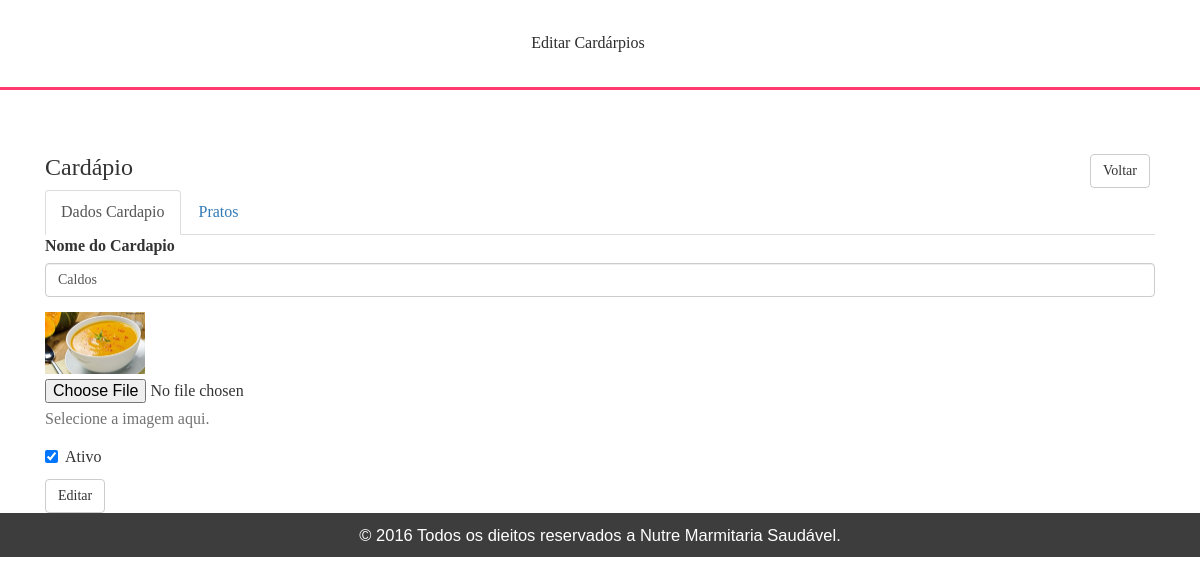
Screenshot of /admin/editcardapio.php?id=4 (signed in) with the database file from the repository.
### tables this page shows
CREATE TABLE IF NOT EXISTS `cardapio` (
  `id` int(11) NOT NULL AUTO_INCREMENT,
  `nome` varchar(64) NOT NULL,
  `imagem` varchar(128) NOT NULL,
  `status` int(11) DEFAULT '1',
  PRIMARY KEY (`id`)
);

### admin/classes/cardapioController.php (called while the page is built, shortened)
<?php
class CardapioController{
    public function getCardapio($id){
        include ($_SERVER['DOCUMENT_ROOT']."/php/config/connect.php");
        $sql = "SELECT * FROM cardapio WHERE id='".$id."'";
        $result = $conn->query($sql);
        $cardapio = $result->fetch_assoc();
        return $cardapio;
    }
}
?>

### admin/editcardapio.php (the view, shortened to what this page needs)
<?php
include ("classes/cardapioController.php");
$cardapioController = new CardapioController();
$cardapio = $cardapioController->getCardapio($_GET['id']);
?>
<!DOCTYPE HTML>
<html>
<head>
<link href="../css/bootstrap.css" rel="stylesheet" type="text/css" media="all">
<link href="../css/style.css" rel="stylesheet" type="text/css" media="all"/>
		<link href="../css/animate.css" rel="stylesheet" type="text/css" media="all">
</head>
<div class="navgation">
	<div class="fixed-header">
				<div class="top-nav">
					<ul>
						<li><a href="adminindex.php" class="active">Editar Cardárpios</a></li>
					</ul>
				</div>
			</div>
		</div>
<body>
<div class="container">
    <div class="single">
        <div>
			<div class="row">
                <div class="col-md-11">
                    <h3>Cardápio</h3>
                </div>
                <div class="col-md-1">
                    <a class="btn btn-default" href="adminindex.php" role="button">Voltar</a>
                </div>
            </div>
            <ul class="nav nav-tabs" role="tablist">
                <li role="presentation" class="active"><a href="#home" aria-controls="home" role="tab" data-toggle="tab">Dados Cardapio</a></li>
                <li role="presentation"><a href="#pratos" aria-controls="pratos" role="tab" data-toggle="tab">Pratos</a></li>
            </ul>
            <div class="tab-content">
                <div role="tabpanel" class="tab-pane active" id="home">
                    <form action="editcardapioform.php" method="post" enctype="multipart/form-data">
                    <div class="form-group">
                        <label for="nomeCardapio">Nome do Cardapio</label>
                        <input type="text" class="form-control" id="nomeCardapio" name="nomeCardapio" placeholder="Cardapio" value="<?php echo $cardapio['nome']?>" >
                    </div>
                    <div class="form-group">
                        <label for="imagemCardapio">
                        <?php
                        if ($cardapio['imagem']){
                            echo '<img src="../images/'.$cardapio['imagem'].'" width="100px" />';
                        }else{
                            echo 'Sem imagem';
                        }
                        ?>
                        </label>
                        <input type="file" id="imagemCardapio" name="imagemCardapio">
                        <p class="help-block">Selecione a imagem aqui.</p>
                    </div>
                    <div class="checkbox">
                        <label>
                        <input id="statusCardapio" name="statusCardapio" type="checkbox" <?php echo $cardapio['status'] == '1' ? 'checked' : '' ?>> Ativo </label>
                    </div>
                    <button type="submit" class="btn btn-default">Editar</button>
                    </form>
                </div>
            </div>
        </div>
    </div>
</div>
<div class="footer">
	<div class="container">
		<div class="footer-main">
			<div class="col-md-4 footer-grid  wow bounceIn" data-wow-delay="0.4s">
		</div>
		<div class="copyright">
				<p>© 2016 Todos os dieitos reservados a Nutre Marmitaria Saudável.</p>
		</div>
	</div>
</div>
</body>
</html>

### css/style.css (style rules this page uses)
h4, h5, h6, h1, h2, h3 { margin-top: 0; }
ul, ol { margin: 0; }
p { margin: 0; }
html, body { font-family: 'Arimo-Regular'; font-size: 100%; background:#fff; }
a { text-decoration: none; }
.top-nav { text-align: center; padding: 2em 0em; }
.top-nav ul { padding: 0em; list-style: none; }
.top-nav ul li { display:inline-block; margin:0em 1.5em 0em 0em; }
.top-nav ul li a { font-size:1em; font-weight:400; color: #ff3a71; }
.top-nav ul li a:hover,.top-nav ul li a.active { color: #2c2c2c; text-decoration:none; }
.fixed-header { border-bottom: 3px solid #ff3a71; }
.footer { background: rgba(0, 0, 0, 0.76); padding: 0em 0em 2em 0em ; }
.copyright { padding: 2em 0em 0em 0em; text-align: center; }
.copyright p { font-size: 1.5em; font-weight: 400; color: #fff; line-height: 0em; }
@media (max-height:800px) { .footer { font: bold 11px sans-serif; } }
.single { padding: 4em 15px 0; }

### rows the page displays
cardapio: nomeCardapio "Caldos", imagem (picture), status "☑"
